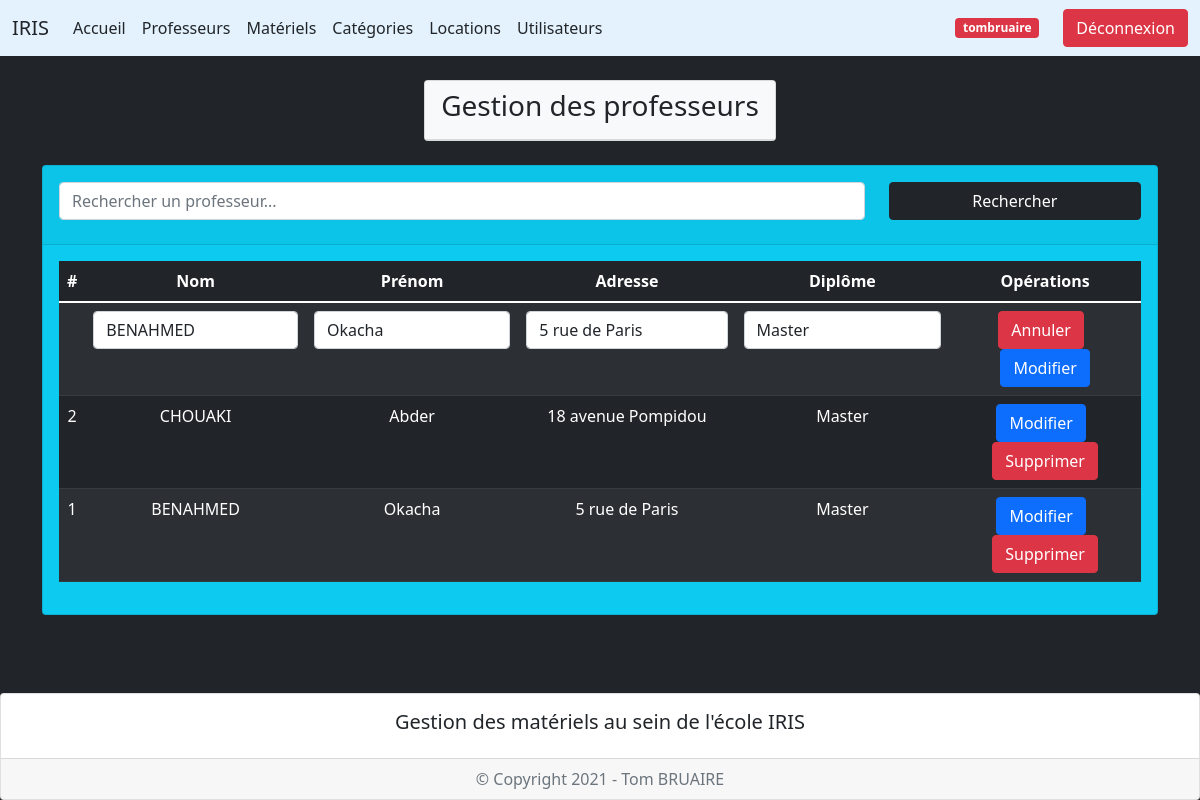
Page /index.php?page=1&action=edit&idprofesseur=1 (signed in) on the committed database.
### tables this page shows
create table professeurs (
    idprofesseur int(3) not null auto_increment,
    nomprofesseur varchar(50),
    prenomprofesseur varchar(50),
    adresseprofesseur varchar(255),
    diplomeprofesseur varchar(50),
    primary key (idprofesseur)
);

### controleur/config_db.php (called while the page is built)
<?php
$server = "localhost";
$bdd = "iris";
$user = "root";
$mdp = "";
?>

### controleur/controleur.class.php (called while the page is built, shortened)
<?php
require_once("modele/modele.class.php");
class Controleur {
    private $unModele;
    public function __construct($server, $bdd, $user, $mdp) {
        $this->unModele = new Modele($server, $bdd, $user, $mdp);
    }
    public function setTable($uneTable) {
        $this->unModele->setTable($uneTable);
    }
    public function selectAll($chaine = "*", $orderby) {
        return $this->unModele->selectAll($chaine, $orderby);
    }
    public function selectWhere($chaine = "*", $where) {
        return $this->unModele->selectWhere($chaine, $where);
    }
}
?>

### vue/vue_professeurs.php (the view)
<div class="container mt-4 mb-5">
    <div class="row d-flex justify-content-center">
        <div class="col-auto">
            <div class="card bg-info">
                <div class="card-header">
                    <form method="post" action="" class="mt-2">
                        <div class="row mb-3">
                            <div class="col-9">
                                    <input type="search" name="mot" id="mot" placeholder="Rechercher un professeur..." class="form-control">
                            </div>
                            <div class="col-3">
                                <button type="submit" name="Rechercher" class="btn btn-dark w-100">Rechercher</button>
                            </div>
                        </div>
                    </form>
                </div>
                <div class="card-body">
                    <div class="table-responsive">
                        <table class="table table-dark table-striped text-center">
                            <thead>
                                <tr>
                                    <th scope="col">#</th>
                                    <th scope="col">Nom</th>
                                    <th scope="col">Prénom</th>
                                    <th scope="col">Adresse</th>
                                    <th scope="col">Diplôme</th>
                                    <?php if (isset($_SESSION['lvl']) && $_SESSION['lvl'] == 2) { ?>
                                    <th scope="col">Opérations</th>
                                    <?php } ?>
                                </tr>
                            </thead>
                            <tbody>
                                <?php if (isset($_SESSION['lvl']) && $_SESSION['lvl'] == 2) { ?>
                                    <form method="post" action="">
                                        <tr>
                                            <td></td>
                                            <td><input type="text" name="nomprofesseur" id="nom" class="form-control" value="<?= ($leProf != null ? $leProf['nomprofesseur'] : null); ?>"></td>
                                            <td><input type="text" name="prenomprofesseur" id="prenom" class="form-control" value="<?= ($leProf != null ? $leProf['prenomprofesseur'] : null); ?>"></td>
                                            <td><input type="text" name="adresseprofesseur" id="adresse" class="form-control" value="<?= ($leProf != null ? $leProf['adresseprofesseur'] : null); ?>"></td>
                                            <td><input type="text" name="diplomeprofesseur" id="diplome" class="form-control" value="<?= ($leProf != null ? $leProf['diplomeprofesseur'] : null); ?>"></td>
                                            <td>
                                                <?php if ($leProf != null) { ?>
                                                    <button type="submit" name="Annuler" class="btn btn-danger me-2">Annuler</button>
                                                <?php } ?>
                                                <button type="submit" <?= ($leProf != null ? 'name="subeditprofesseur"' : 'name="subaddprofesseur"'); ?> class="btn <?= ($leProf != null ? 'btn-primary' : 'btn-success w-100'); ?> "><?= ($leProf != null ? "Modifier" : "Ajouter"); ?></button>
                                            </td>
                                        </tr>
                                    </form>
                                <?php } ?>
                            <?php foreach ($lesProfs as $unProf) { ?>
                                <tr>
                                    <td><?= $unProf['idprofesseur']; ?></td>
                                    <td><?= $unProf['nomprofesseur']; ?></td>
                                    <td><?= $unProf['prenomprofesseur']; ?></td>
                                    <td><?= $unProf['adresseprofesseur']; ?></td>
                                    <td><?= $unProf['diplomeprofesseur']; ?></td>
                                    <?php if (isset($_SESSION['lvl']) && $_SESSION['lvl'] == 2) { ?>
                                    <td>
                                        <a href="index.php?page=1&action=edit&idprofesseur=<?= $unProf['idprofesseur']; ?>" class="btn btn-primary me-2">Modifier</a>
                                        <a href="index.php?page=1&action=sup&idprofesseur=<?= $unProf['idprofesseur']; ?>" onclick="return(confirm('Voulez-vous vraiment supprimer ce professeur ?'));" class="btn btn-danger">Supprimer</a>
                                    </td>
                                    <?php } ?>
                                </tr>
                            <?php } ?>
                            </tbody>
                        </table>
                    </div>
                </div>
            </div>
        </div>
    </div>
</div>

### rows in the picture
professeurs: nomprofesseur "BENAHMED", prenomprofesseur "Okacha", adresseprofesseur "5 rue de Paris", diplomeprofesseur "Master", idprofesseur "1"
professeurs: idprofesseur "2", nomprofesseur "CHOUAKI", prenomprofesseur "Abder", adresseprofesseur "18 avenue Pompidou", diplomeprofesseur "Master"

### other values in the picture
$_SESSION['pseudouser'] "tombruaire"
$text "Gestion des professeurs"
